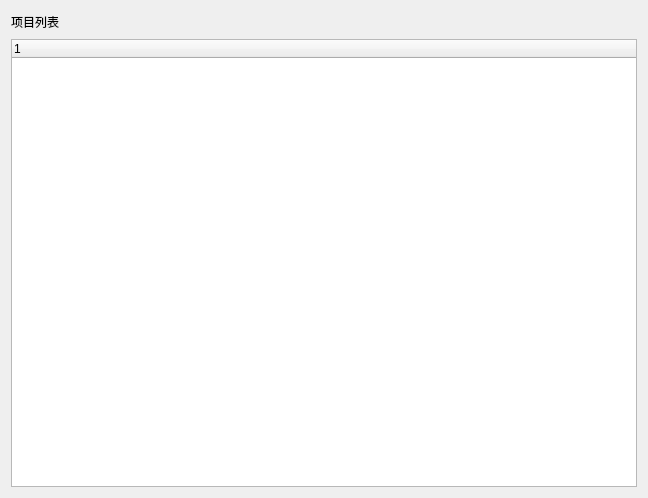
<?xml version="1.0" encoding="UTF-8"?>
<ui version="4.0">
 <class>ProTree</class>
 <widget class="QDialog" name="ProTree">
  <property name="geometry">
   <rect>
    <x>0</x>
    <y>0</y>
    <width>648</width>
    <height>498</height>
   </rect>
  </property>
  <property name="windowTitle">
   <string>Dialog</string>
  </property>
  <layout class="QVBoxLayout" name="verticalLayout_2">
   <item>
    <layout class="QVBoxLayout" name="verticalLayout" stretch="1,20">
     <item>
      <widget class="QLabel" name="lb_ProList">
       <property name="text">
        <string>项目列表</string>
       </property>
      </widget>
     </item>
     <item>
      <widget class="ProTreeWidget" name="treeWidget">
       <column>
        <property name="text">
         <string notr="true">1</string>
        </property>
       </column>
      </widget>
     </item>
    </layout>
   </item>
  </layout>
 </widget>
 <customwidgets>
  <customwidget>
   <class>ProTreeWidget</class>
   <extends>QTreeWidget</extends>
   <header>protreewidget.h</header>
  </customwidget>
 </customwidgets>
 <resources/>
 <connections/>
</ui>
